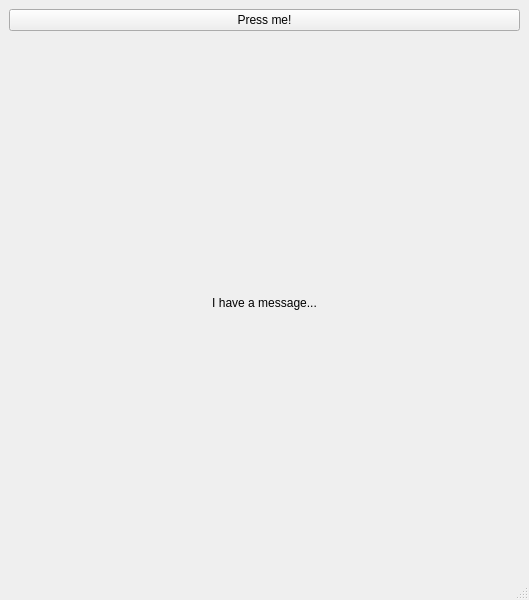
<?xml version="1.0" encoding="UTF-8"?>
<ui version="4.0">
 <class>MainWindow</class>
 <widget class="QMainWindow" name="MainWindow">
  <property name="geometry">
   <rect>
    <x>0</x>
    <y>0</y>
    <width>529</width>
    <height>600</height>
   </rect>
  </property>
  <property name="windowTitle">
   <string>MainWindow</string>
  </property>
  <widget class="QWidget" name="centralwidget">
   <layout class="QVBoxLayout" name="verticalLayout">
    <item>
     <widget class="QPushButton" name="pushButton">
      <property name="text">
       <string>Press me!</string>
      </property>
     </widget>
    </item>
    <item>
     <widget class="QLabel" name="labelMessage">
      <property name="text">
       <string>I have a message...</string>
      </property>
      <property name="alignment">
       <set>Qt::AlignmentFlag::AlignCenter</set>
      </property>
     </widget>
    </item>
   </layout>
  </widget>
  <widget class="QMenuBar" name="menubar">
   <property name="geometry">
    <rect>
     <x>0</x>
     <y>0</y>
     <width>529</width>
     <height>17</height>
    </rect>
   </property>
  </widget>
  <widget class="QStatusBar" name="statusbar"/>
 </widget>
 <resources/>
 <connections/>
</ui>
